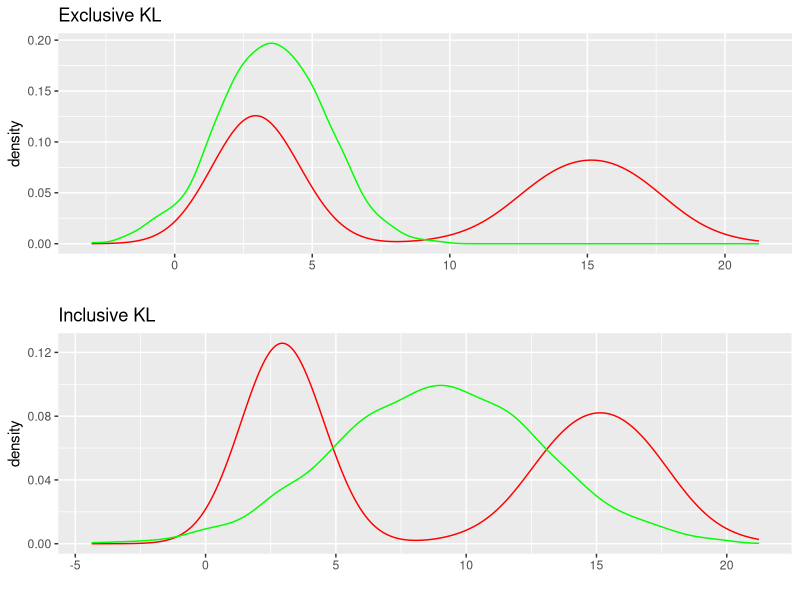
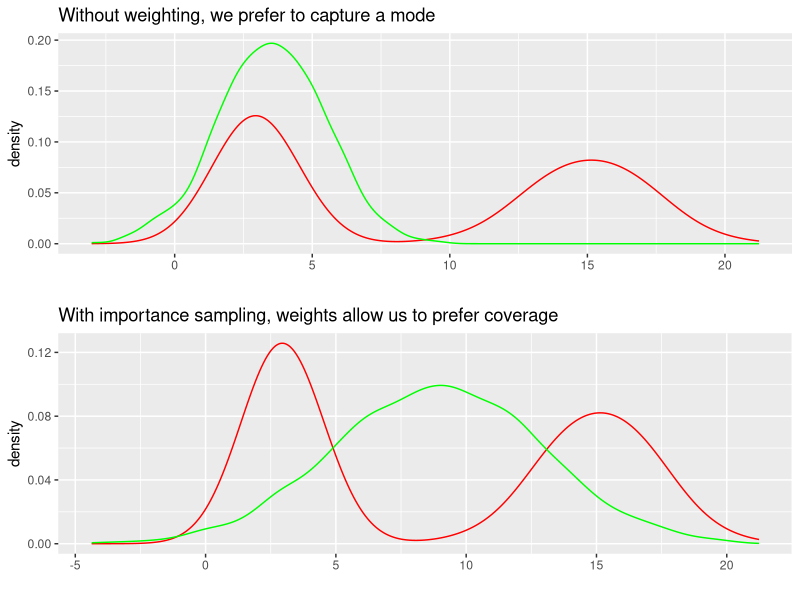

R code for these plots, in order:
## ---- chunk 1
library(ggplot2)
library(gridExtra)
library(tidyverse)

mixture <- data.frame(normals = c(rnorm(1000,3,1),rnorm(1000,15,2)),
                      mode_seeking_kl = rnorm(2000,3.5,2),
                      mean_seeking_kl = rnorm(2000,9,4))

rkl_plot <- mixture %>% ggplot(aes(x = normals)) +
  geom_density(aes(x = normals), color = "red") +
  geom_density(aes(x = mode_seeking_kl), color = "green") + ggtitle("Exclusive KL") +
  xlab("")

fkl_plot <- mixture %>% ggplot(aes(x = normals)) +
  geom_density(aes(x = normals), color = "red") +
  geom_density(aes(x = mean_seeking_kl), color = "green") + ggtitle("Inclusive KL") +
  xlab("")

grid.arrange(rkl_plot,fkl_plot)
## ---- chunk 2
rkl_plot <- mixture %>% ggplot(aes(x = normals)) +
  geom_density(aes(x = normals), color = "red") +
  geom_density(aes(x = mode_seeking_kl), color = "green") + ggtitle("Without weighting, we prefer to capture a mode") +
  xlab("")

fkl_plot <- mixture %>% ggplot(aes(x = normals)) +
  geom_density(aes(x = normals), color = "red") +
  geom_density(aes(x = mean_seeking_kl), color = "green") + ggtitle("With importance sampling, weights allow us to prefer coverage") +
  xlab("")

grid.arrange(rkl_plot,fkl_plot)
